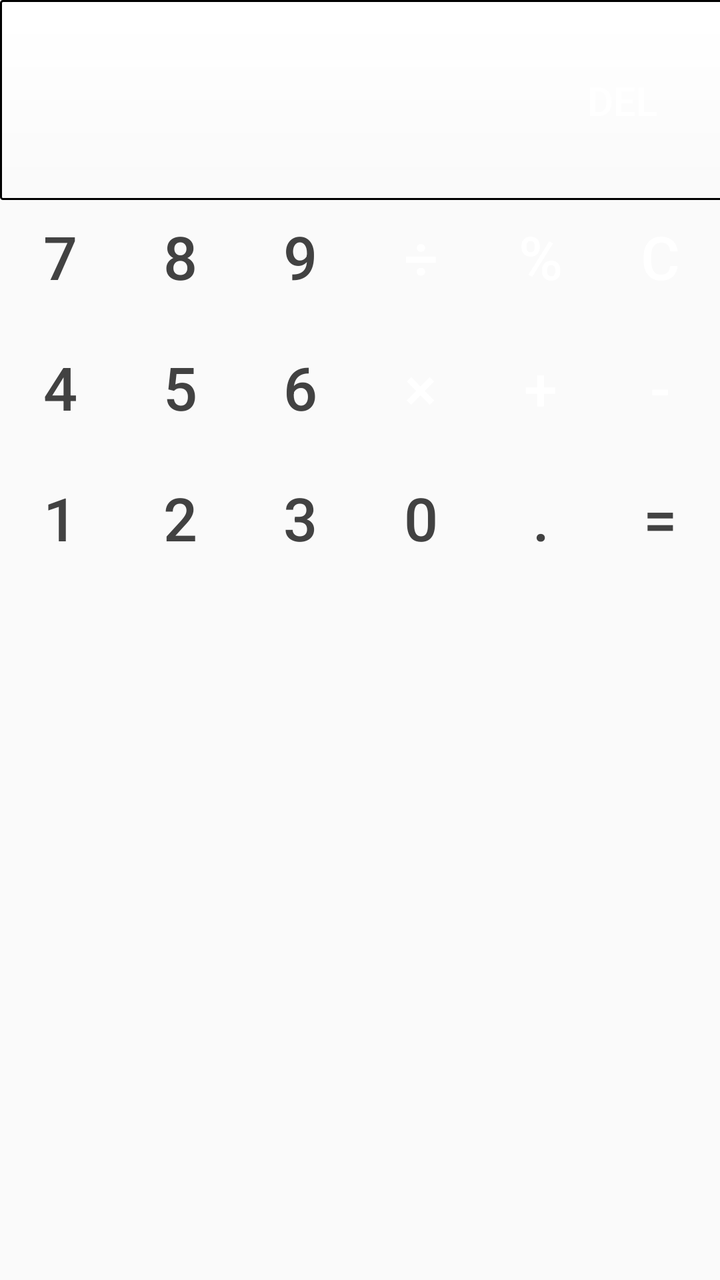
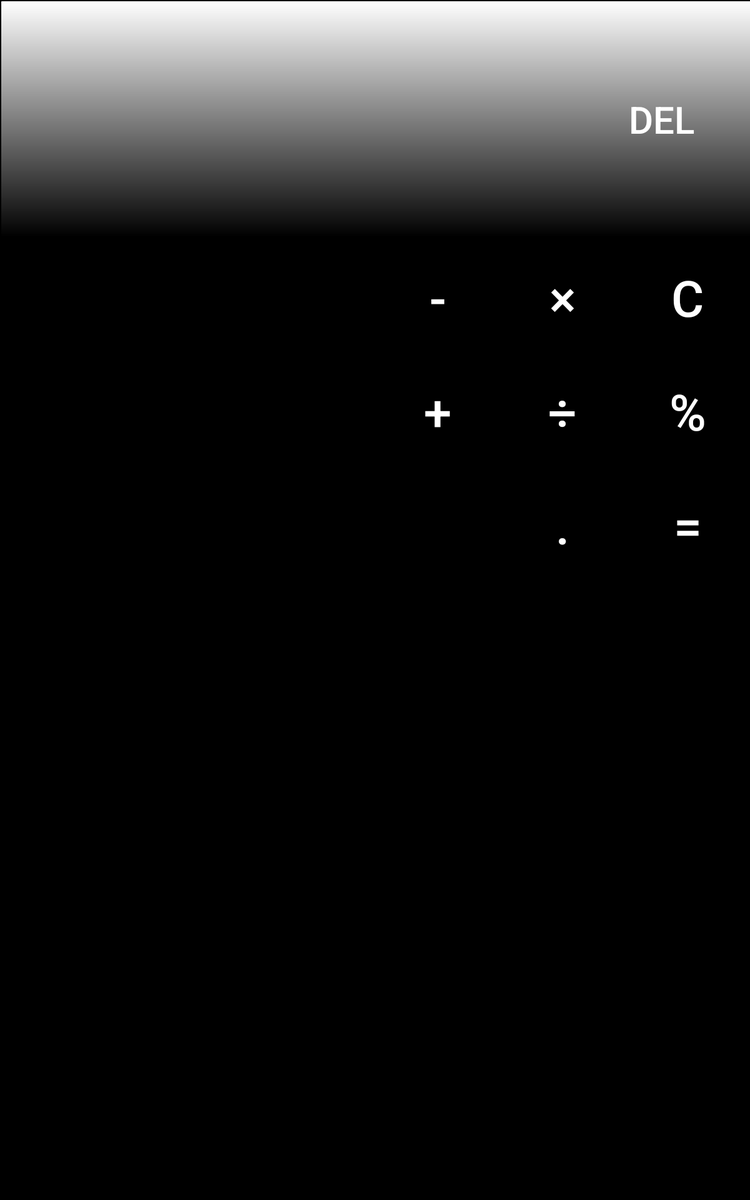

Two renders of one Android screen. The first uses the default layout on a phone; the second uses the alternative layout the repository ships for a different screen configuration, on a matching device. The two XML files are below.
<!-- AndroidManifest.xml: application theme AppTheme -->
<!-- res/layout/land.xml -->
<?xml version="1.0" encoding="utf-8"?>
<LinearLayout xmlns:android="http://schemas.android.com/apk/res/android"
              android:layout_width="match_parent"
              android:layout_height="match_parent"
              android:background="@color/cinzaClaro"
              android:orientation="vertical"
              android:weightSum="1">

    <RelativeLayout
        android:id="@+id/relativeText"
        android:layout_width="499dp"
        android:layout_height="100dp"
        android:layout_alignLeft="@+id/relativeClear"
        android:background="@drawable/visor_style"
        android:gravity="left">

        <TextView
            android:id="@+id/txv_Campo1"
            android:layout_width="320dp"
            android:layout_height="35dp"
            android:layout_alignParentLeft="true"
            android:layout_marginLeft="15dp"
            android:layout_marginTop="4dp"
            android:lineSpacingExtra="12dp"
            android:maxLength="16"
            android:textAppearance="?android:attr/textAppearanceLarge"
            android:textColor="@color/cinzaEscuro"
            android:textSize="30dp"/>

        <TextView
            android:id="@+id/txv_separacao"
            android:layout_width="320dp"
            android:layout_height="4dp"
            android:layout_alignBottom="@+id/txv_Calc"
            android:layout_gravity="left"
            android:layout_marginLeft="10dp"
            android:background="@drawable/border_bottom"
            android:maxLength="1"
            android:textColor="@color/cinzaEscuro"
            android:textSize="50dp"
            android:visibility="invisible"/>

        <TextView
            android:id="@+id/txv_Calc"
            android:layout_width="100dp"
            android:layout_height="35dp"
            android:layout_alignParentRight="true"
            android:layout_marginRight="15dp"
            android:layout_marginTop="12dp"
            android:gravity="right"
            android:maxLength="1"
            android:textAppearance="?android:attr/textAppearanceLarge"
            android:textColor="@color/cinzaEscuro"
            android:textSize="35dp"/>

        <TextView
            android:id="@+id/txv_Campo2"
            android:layout_width="320dp"
            android:layout_height="60dp"
            android:layout_below="@+id/txv_Calc"
            android:layout_marginLeft="15dp"
            android:lineSpacingExtra="12dp"
            android:maxLength="16"
            android:textAppearance="?android:attr/textAppearanceLarge"
            android:textColor="@color/cinzaEscuro"
            android:textSize="30dp"/>

    </RelativeLayout>


    <RelativeLayout
        android:id="@+id/relativeClear"
        android:layout_width="101dp"
        android:layout_height="100dp"
        android:layout_alignParentRight="true"
        android:layout_gravity="right"
        android:layout_marginRight="-2dp"
        android:layout_marginTop="-100dp"
        android:orientation="horizontal">

        <Button
            android:id="@+id/clear"
            style="@style/btnSimbuloBase"
            android:layout_width="104dp"
            android:layout_height="100dp"
            android:onClick="apagaDigitos"
            android:text="@string/clear"
            android:textSize="20dp"
            />


    </RelativeLayout>

    <RelativeLayout
        android:id="@+id/relative1"
        android:layout_width="match_parent"
        android:layout_height="match_parent"
        android:layout_below="@+id/relativeText"
        android:gravity="left"
        >


        <LinearLayout

            android:id="@+id/layout1"
            android:layout_width="match_parent"
            android:layout_height="70dp"
            android:layout_marginTop="-5dp">


            <Button
                android:id="@+id/n7"
                style="@style/btnNumbersBaseV"
                android:layout_width="80dp"
                android:layout_height="65dp"
                android:onClick="adicionaValor"
                android:text="@string/n7"
                android:textSize="30dp"/>

            <Button
                android:id="@+id/n8"
                style="@style/btnNumbersBaseV"
                android:layout_width="80dp"
                android:layout_height="65dp"
                android:onClick="adicionaValor"
                android:text="@string/n8"
                android:textSize="30dp"/>

            <Button
                android:id="@+id/n9"
                style="@style/btnNumbersBaseV"
                android:layout_width="80dp"
                android:layout_height="65dp"
                android:onClick="adicionaValor"
                android:text="@string/n9"
                android:textSize="30dp"/>

            <Button
                android:id="@+id/btn_Div"
                style="@style/btnSimbuloBaseTipo"
                android:layout_width="80dp"
                android:layout_height="65dp"
                android:onClick="adicionaTipo"
                android:text="@string/Dividir"
                android:textSize="30dp"
                />


            <Button
                android:id="@+id/btn_Porcent"
                style="@style/btnSimbuloBase"
                android:layout_width="80dp"
                android:layout_height="65dp"
                android:onClick="adicionaPorcentagem"
                android:text="@string/Porcentagem"
                android:textSize="30dp"/>


            <Button
                android:id="@+id/btn_clearAll"
                style="@style/btnSimbuloBase"
                android:layout_width="80dp"
                android:layout_height="65dp"
                android:onClick="apagaTudo"
                android:text="@string/clearAll"
                android:textSize="30dp"/>


        </LinearLayout>

        <LinearLayout
            android:id="@+id/layout2"
            android:layout_width="match_parent"
            android:layout_height="70dp"
            android:layout_below="@+id/layout1"
            android:layout_marginTop="-5dp">

            <Button
                android:id="@+id/n4"
                style="@style/btnNumbersBaseV"
                android:layout_width="80dp"
                android:layout_height="65dp"
                android:onClick="adicionaValor"
                android:text="@string/n4"
                android:textSize="30dp"
                />

            <Button
                android:id="@+id/n5"
                style="@style/btnNumbersBaseV"
                android:layout_width="80dp"
                android:layout_height="65dp"
                android:onClick="adicionaValor"
                android:text="@string/n5"
                android:textSize="30dp"
                />

            <Button
                android:id="@+id/n6"
                style="@style/btnNumbersBaseV"
                android:layout_width="80dp"
                android:layout_height="65dp"
                android:onClick="adicionaValor"
                android:text="@string/n6"
                android:textSize="30dp"
                />


            <Button
                android:id="@+id/btn_Mult"
                style="@style/btnSimbuloBaseTipo"
                android:layout_width="80dp"
                android:layout_height="65dp"
                android:onClick="adicionaTipo"
                android:text="@string/mult"
                android:textSize="30dp"
                />

            <Button
                android:id="@+id/btn_Soma"
                style="@style/btnSimbuloBaseTipo"
                android:layout_width="80dp"
                android:layout_height="65dp"
                android:onClick="adicionaTipo"
                android:text="@string/Soma"
                android:textSize="30dp"/>

            <Button
                android:id="@+id/btn_Menos"
                style="@style/btnSimbuloBaseTipo"
                android:layout_width="80dp"
                android:layout_height="65dp"
                android:onClick="adicionaTipo"
                android:text="@string/Menos"
                android:textSize="30dp"
                />


        </LinearLayout>

        <LinearLayout
            android:id="@+id/layout3"
            android:layout_width="match_parent"
            android:layout_height="80dp"
            android:layout_below="@+id/layout2"
            android:layout_marginTop="-5dp"
            android:orientation="horizontal">

            <Button
                android:id="@+id/n1"
                style="@style/btnNumbersBaseV"
                android:layout_width="80dp"
                android:layout_height="65dp"
                android:onClick="adicionaValor"
                android:text="@string/n1"
                android:textSize="30dp"/>

            <Button
                android:id="@+id/n2"
                style="@style/btnNumbersBaseV"
                android:layout_width="80dp"
                android:layout_height="65dp"
                android:onClick="adicionaValor"
                android:text="@string/n2"
                android:textSize="30dp"/>

            <Button
                android:id="@+id/n3"
                style="@style/btnNumbersBaseV"
                android:layout_width="80dp"
                android:layout_height="65dp"
                android:onClick="adicionaValor"
                android:text="@string/n3"
                android:textSize="30dp"/>

            <Button
                android:id="@+id/n0"
                style="@style/btnNumbersBaseV"
                android:layout_width="80dp"
                android:layout_height="65dp"
                android:onClick="adicionaValor"
                android:text="@string/n0"
                android:textSize="30dp"/>

            <Button
                android:id="@+id/btn_Ponto"
                style="@style/btnSimbuloPontoEqual"
                android:layout_width="80dp"
                android:layout_height="65dp"
                android:onClick="adicionaPonto"
                android:text="@string/nPONTO"
                android:textSize="30dp"/>

            <Button
                android:id="@+id/btn_Equal"
                style="@style/btnSimbuloPontoEqual"
                android:layout_width="80dp"
                android:layout_height="65dp"
                android:layout_margin="-4dp"
                android:onClick="adicionaCalculo"
                android:text="@string/Equal"
                android:textSize="30dp"/>


        </LinearLayout>


    </RelativeLayout>

</LinearLayout>
<!-- resources referenced by this layout -->
<resources>
  <color name="cinzaEscuro">#424242</color>
  <string name="Dividir"> ÷ </string>
  <string name="Equal"> = </string>
  <string name="Menos"> - </string>
  <string name="Porcentagem"> % </string>
  <string name="Soma"> + </string>
  <string name="clear"> DEL </string>
  <string name="clearAll"> c </string>
  <string name="mult"> × </string>
  <string name="n0"> 0 </string>
  <string name="n1"> 1 </string>
  <string name="n2"> 2 </string>
  <string name="n3"> 3 </string>
  <string name="n4"> 4 </string>
  <string name="n5"> 5 </string>
  <string name="n6"> 6 </string>
  <string name="n7"> 7 </string>
  <string name="n8"> 8 </string>
  <string name="n9"> 9 </string>
  <string name="nPONTO"> . </string>
  <style name="btnNumbersBaseV" parent="@android:style/TextAppearance.Medium">
          <item name="android:layout_weight">0.15</item>
          <item name="android:background">@drawable/numbers</item>
          <item name="android:textColor">@color/cinzaEscuro</item>
      </style>
  <style name="btnSimbuloBase" parent="@android:style/TextAppearance.Medium">
          <item name="android:layout_weight">0.15</item>
          <item name="android:background">@drawable/symbolsbutton</item>
          <item name="android:textColor">@color/white</item>
      </style>
  <style name="btnSimbuloBaseTipo" parent="@android:style/TextAppearance.Medium">
          <item name="android:layout_weight">0.15</item>
          <item name="android:background">@drawable/tipobutton</item>
          <item name="android:textColor">@color/white</item>
      </style>
  <style name="btnSimbuloPontoEqual" parent="@android:style/TextAppearance.Medium">
          <item name="android:layout_weight">0.15</item>
          <item name="android:background">@drawable/btnpontoequal</item>
          <item name="android:textColor">@color/cinzaEscuro</item>
      </style>
  <style name="AppTheme" parent="Theme.AppCompat.Light">
          
      </style>
  <color name="white">#FFFFFF</color>
  <!-- drawable numbers (drawable) -->
  <?xml version="1.0" encoding="utf-8"?>
  <selector xmlns:android="http://schemas.android.com/apk/res/android">
  
      <item
          android:state_pressed="true"
          android:drawable="@drawable/abc_cab_background_top_holo_light"
          />
      <item
          android:state_focused="true"
          android:drawable="@drawable/abc_cab_background_top_holo_light"
          />
      <item
          android:drawable="@drawable/abc_ab_bottom_solid_light_holo"
          />
  
  </selector>
  <!-- drawable symbolsbutton (drawable) -->
  <?xml version="1.0" encoding="utf-8"?>
  <selector xmlns:android="http://schemas.android.com/apk/res/android">
      <item
          android:drawable="@color/focus"
          android:state_pressed="true"
          />
      <item
          android:drawable="@drawable/abc_cab_background_top_holo_light"
          android:state_focused="true"
          />
      <item android:drawable="@color/btnSymbols"/>
  
  </selector>
  <!-- drawable tipobutton (drawable) -->
  <?xml version="1.0" encoding="utf-8"?>
  <selector xmlns:android="http://schemas.android.com/apk/res/android">
  
      <item
          android:drawable="@color/focustipo"
          android:state_pressed="true">
      </item>
      <item
          android:drawable="@drawable/abc_cab_background_top_holo_light"
          android:state_focused="true">
      </item>
      <item android:drawable="@color/Snow4"/>
  
  
  </selector>
  <!-- drawable btnpontoequal (drawable) -->
  <?xml version="1.0" encoding="utf-8"?>
  <selector xmlns:android="http://schemas.android.com/apk/res/android">
  
      <item
          android:drawable="@color/focustipo"
          android:state_pressed="true">
      </item>
      <item
          android:drawable="@drawable/abc_cab_background_top_holo_light"
          android:state_focused="true">
      </item>
      <item android:drawable="@color/Grey"/>
  
  </selector>
  <color name="focus">#0099CC</color>
  <color name="btnSymbols">#424242</color>
</resources>
<!-- res/layout-sw600dp/land.xml (the repository's variant of the layout above) -->
<!-- drawn on a 7-inch tablet held upright -->
<?xml version="1.0" encoding="utf-8"?>
<LinearLayout xmlns:android="http://schemas.android.com/apk/res/android"
              android:layout_width="match_parent"
              android:layout_height="match_parent"
              android:background="@color/black"
              android:orientation="vertical"
              android:weightSum="1">

    <RelativeLayout
        android:id="@+id/relativeText"
        android:layout_width="810dp"
        android:layout_height="190dp"
        android:layout_alignLeft="@+id/relativeClear"
        android:background="@drawable/visor_style"
        android:gravity="left">

        <TextView
            android:id="@+id/txv_Campo1"
            android:layout_width="400dp"
            android:layout_height="80dp"
            android:layout_alignParentLeft="true"
            android:layout_marginLeft="15dp"
            android:layout_marginTop="4dp"
            android:lineSpacingExtra="12dp"
            android:maxLength="16"
            android:textAppearance="?android:attr/textAppearanceLarge"
            android:textColor="@color/cinzaEscuro"
            android:textSize="30dp"/>

        <TextView
            android:id="@+id/txv_separacao"
            android:layout_width="400dp"
            android:layout_height="4dp"
            android:layout_alignBottom="@+id/txv_Calc"
            android:layout_gravity="left"
            android:layout_marginLeft="10dp"
            android:background="@drawable/border_bottom"
            android:maxLength="1"
            android:textColor="@color/cinzaEscuro"
            android:textSize="50dp"
            android:visibility="invisible"/>

        <TextView
            android:id="@+id/txv_Calc"
            android:layout_width="100dp"
            android:layout_height="80dp"
            android:layout_alignParentRight="true"
            android:layout_marginRight="15dp"
            android:layout_marginTop="12dp"
            android:gravity="right"
            android:maxLength="1"
            android:textAppearance="?android:attr/textAppearanceLarge"
            android:textColor="@color/cinzaEscuro"
            android:textSize="35dp"/>

        <TextView
            android:id="@+id/txv_Campo2"
            android:layout_width="400dp"
            android:layout_height="80dp"
            android:layout_below="@+id/txv_Calc"
            android:layout_marginLeft="15dp"
            android:layout_marginTop="8dp"
            android:lineSpacingExtra="12dp"
            android:maxLength="16"
            android:textAppearance="?android:attr/textAppearanceLarge"
            android:textColor="@color/cinzaEscuro"
            android:textSize="30dp"/>

    </RelativeLayout>

    <RelativeLayout
        android:id="@+id/relativeClear"
        android:layout_width="145dp"
        android:layout_height="190dp"
        android:layout_alignParentRight="true"
        android:layout_gravity="right"
        android:layout_marginRight="-2dp"
        android:layout_marginTop="-190dp"
        android:orientation="horizontal">

        <Button
            android:id="@+id/clear"
            android:layout_width="145dp"
            android:layout_height="190dp"
            android:layout_alignParentStart="true"
            android:layout_marginBottom="0.5dp"
            android:layout_marginRight="-10dp"
            android:layout_marginTop="0.5dp"
            android:layout_weight="12"
            android:background="@drawable/symbolsbutton"
            android:onClick="apagaDigitos"
            android:text="@string/clear"
            android:textColor="@color/white"
            android:textSize="30dp"/>

    </RelativeLayout>

    <RelativeLayout
        android:id="@+id/relative1"
        android:layout_width="match_parent"
        android:layout_height="match_parent"
        android:layout_below="@+id/relativeText"
        android:layout_marginTop="2dp"
        android:gravity="left">


        <LinearLayout

            android:id="@+id/layout1"
            android:layout_width="match_parent"
            android:layout_height="wrap_content">

            <Button
                android:id="@+id/n7"
                android:layout_width="90dp"
                android:layout_height="90dp"
                android:layout_margin="0.5dp"
                android:layout_weight="0.15"
                android:background="@drawable/numbers"
                android:onClick="adicionaValor"
                android:text="@string/n7"
                android:textColor="@color/black"
                android:textSize="40dp"/>

            <Button
                android:id="@+id/n8"
                android:layout_width="90dp"
                android:layout_height="90dp"
                android:layout_margin="0.5dp"
                android:layout_weight="0.15"
                android:background="@drawable/numbers"
                android:onClick="adicionaValor"
                android:text="@string/n8"
                android:textColor="@color/black"
                android:textSize="40dp"/>

            <Button
                android:id="@+id/n9"
                android:layout_width="90dp"
                android:layout_height="90dp"
                android:layout_margin="0.5dp"
                android:layout_weight="0.15"
                android:background="@drawable/numbers"
                android:onClick="adicionaValor"
                android:text="@string/n9"
                android:textColor="@color/black"
                android:textSize="40dp"/>

            <Button
                android:id="@+id/btn_Menos"
                android:layout_width="90dp"
                android:layout_height="90dp"
                android:layout_margin="0.5dp"
                android:layout_weight="0.15"
                android:background="@drawable/symbolsbutton"
                android:onClick="adicionaTipo"
                android:text="@string/Menos"
                android:textColor="@color/white"
                android:textSize="40dp"/>

            <Button
                android:id="@+id/btn_Mult"
                android:layout_width="90dp"
                android:layout_height="90dp"
                android:layout_margin="0.5dp"
                android:layout_weight="0.15"
                android:background="@drawable/symbolsbutton"
                android:onClick="adicionaTipo"
                android:text="@string/mult"
                android:textColor="@color/white"
                android:textSize="40dp"/>

            <Button
                android:id="@+id/btn_clearAll"
                android:layout_width="90dp"
                android:layout_height="90dp"
                android:layout_margin="0.5dp"
                android:layout_weight="0.15"
                android:background="@drawable/symbolsbutton"
                android:onClick="apagaTudo"
                android:text="@string/clearAll"
                android:textColor="@color/white"
                android:textSize="40dp"/>


        </LinearLayout>

        <LinearLayout
            android:id="@+id/layout2"
            android:layout_width="fill_parent"
            android:layout_height="wrap_content"
            android:layout_below="@+id/layout1"
            android:orientation="horizontal">>

            <Button
                android:id="@+id/n4"
                android:layout_width="90dp"
                android:layout_height="90dp"
                android:layout_margin="0.5dp"
                android:layout_weight="0.15"
                android:background="@drawable/numbers"
                android:onClick="adicionaValor"
                android:text="@string/n4"
                android:textColor="@color/black"
                android:textSize="40dp"/>

            <Button
                android:id="@+id/n5"
                android:layout_width="90dp"
                android:layout_height="90dp"
                android:layout_margin="0.5dp"
                android:layout_weight="0.15"
                android:background="@drawable/numbers"
                android:onClick="adicionaValor"
                android:text="@string/n5"
                android:textColor="@color/black"
                android:textSize="40dp"/>

            <Button
                android:id="@+id/n6"
                android:layout_width="90dp"
                android:layout_height="90dp"
                android:layout_margin="0.5dp"
                android:layout_weight="0.15"
                android:background="@drawable/numbers"
                android:onClick="adicionaValor"
                android:text="@string/n6"
                android:textColor="@color/black"
                android:textSize="40dp"/>

            <Button
                android:id="@+id/btn_Soma"
                android:layout_width="90dp"
                android:layout_height="90dp"
                android:layout_margin="0.5dp"
                android:layout_weight="0.15"
                android:background="@drawable/symbolsbutton"
                android:onClick="adicionaTipo"
                android:text="@string/Soma"
                android:textColor="@color/white"
                android:textSize="40dp"/>

            <Button
                android:id="@+id/btn_Div"
                android:layout_width="90dp"
                android:layout_height="90dp"
                android:layout_margin="0.5dp"
                android:layout_weight="0.15"
                android:background="@drawable/symbolsbutton"
                android:onClick="adicionaTipo"
                android:text="@string/Dividir"
                android:textColor="@color/white"
                android:textSize="40dp"/>

            <Button
                android:id="@+id/btn_Porcent"
                android:layout_width="90dp"
                android:layout_height="90dp"
                android:layout_margin="0.5dp"
                android:layout_weight="0.15"
                android:background="@drawable/symbolsbutton"
                android:onClick="adicionaPorcentagem"
                android:text="@string/Porcentagem"
                android:textColor="@color/white"
                android:textSize="40dp"/>


        </LinearLayout>

        <LinearLayout
            android:id="@+id/layout3"
            android:layout_width="fill_parent"
            android:layout_height="wrap_content"
            android:layout_below="@+id/layout2"
            android:orientation="horizontal">

            <Button
                android:id="@+id/n1"
                android:layout_width="90dp"
                android:layout_height="90dp"
                android:layout_margin="0.5dp"
                android:layout_weight="0.15"
                android:background="@drawable/numbers"
                android:onClick="adicionaValor"
                android:text="@string/n1"
                android:textColor="@color/black"
                android:textSize="40dp"/>

            <Button
                android:id="@+id/n2"
                android:layout_width="90dp"
                android:layout_height="90dp"
                android:layout_margin="0.5dp"
                android:layout_weight="0.15"
                android:background="@drawable/numbers"
                android:onClick="adicionaValor"
                android:text="@string/n2"
                android:textColor="@color/black"
                android:textSize="40dp"/>

            <Button
                android:id="@+id/n3"
                android:layout_width="90dp"
                android:layout_height="90dp"
                android:layout_margin="0.5dp"
                android:layout_weight="0.15"
                android:background="@drawable/numbers"
                android:onClick="adicionaValor"
                android:text="@string/n3"
                android:textColor="@color/black"
                android:textSize="40dp"/>

            <Button
                android:id="@+id/n0"
                android:layout_width="90dp"
                android:layout_height="90dp"
                android:layout_margin="0.5dp"
                android:layout_weight="0.15"
                android:background="@drawable/numbers"
                android:onClick="adicionaValor"
                android:text="@string/n0"
                android:textColor="@color/black"
                android:textSize="40dp"/>

            <Button
                android:id="@+id/btn_Ponto"
                android:layout_width="90dp"
                android:layout_height="90dp"
                android:layout_margin="0.5dp"
                android:layout_weight="0.15"
                android:background="@drawable/symbolsbutton"
                android:onClick="adicionaPonto"
                android:text="@string/nPONTO"
                android:textColor="@color/white"
                android:textSize="40dp"/>


            <Button
                android:id="@+id/btn_Equal"
                android:layout_width="90dp"
                android:layout_height="90dp"
                android:layout_margin="0.5dp"
                android:layout_weight="0.15"
                android:background="@drawable/symbolsbutton"
                android:onClick="adicionaCalculo"
                android:text="@string/Equal"
                android:textColor="@color/white"
                android:textSize="40dp"/>

        </LinearLayout>


    </RelativeLayout>

</LinearLayout>
<!-- resources referenced by the variant -->
<!-- as a 7-inch tablet held upright resolves them -->
<resources>
  <color name="black">#000000</color>
  <color name="cinzaEscuro">#424242</color>
  <color name="white">#FFFFFF</color>
  <!-- drawable border_bottom (drawable) -->
  <?xml version="1.0" encoding="utf-8"?>
  <layer-list xmlns:android="http://schemas.android.com/apk/res/android">
      
      <item
          android:bottom="3dp"
          android:left="-20dp"
          android:right="-20dp"
          android:top="-20dp">
          <shape>
              <solid android:color="@color/cinzaEscuro"/>
              <stroke
                  android:width="1dp"
                  android:color="@color/cinzaEscuro"/>
          </shape>
      </item>
  
  </layer-list>
  <!-- drawable numbers (drawable) -->
  <?xml version="1.0" encoding="utf-8"?>
  <selector xmlns:android="http://schemas.android.com/apk/res/android">
  
      <item
          android:state_pressed="true"
          android:drawable="@drawable/abc_cab_background_top_holo_light"
          />
      <item
          android:state_focused="true"
          android:drawable="@drawable/abc_cab_background_top_holo_light"
          />
      <item
          android:drawable="@drawable/abc_ab_bottom_solid_light_holo"
          />
  
  </selector>
  <!-- drawable symbolsbutton (drawable) -->
  <?xml version="1.0" encoding="utf-8"?>
  <selector xmlns:android="http://schemas.android.com/apk/res/android">
      <item
          android:drawable="@color/focus"
          android:state_pressed="true"
          />
      <item
          android:drawable="@drawable/abc_cab_background_top_holo_light"
          android:state_focused="true"
          />
      <item android:drawable="@color/btnSymbols"/>
  
  </selector>
  <!-- drawable visor_style (drawable) -->
  <?xml version="1.0" encoding="utf-8"?>
  <shape xmlns:android="http://schemas.android.com/apk/res/android"
         android:shape="rectangle">
  
      
  
      <stroke
          android:width="1dp"
          android:color="@color/cinzaClaro"/>
      <gradient
          android:angle="270"
          android:endColor="@color/Snow2"
          android:startColor="@color/white"/>
  
      <corners
          android:bottomLeftRadius="1dp"
          android:bottomRightRadius="1dp"
          android:topLeftRadius="1dp"
          android:topRightRadius="1dp"/>
  
  </shape>
  <string name="Dividir"> ÷ </string>
  <string name="Equal"> = </string>
  <string name="Menos"> - </string>
  <string name="Porcentagem"> % </string>
  <string name="Soma"> + </string>
  <string name="clear"> DEL </string>
  <string name="clearAll"> c </string>
  <string name="mult"> × </string>
  <string name="n0"> 0 </string>
  <string name="n1"> 1 </string>
  <string name="n2"> 2 </string>
  <string name="n3"> 3 </string>
  <string name="n4"> 4 </string>
  <string name="n5"> 5 </string>
  <string name="n6"> 6 </string>
  <string name="n7"> 7 </string>
  <string name="n8"> 8 </string>
  <string name="n9"> 9 </string>
  <string name="nPONTO"> . </string>
  <style name="AppTheme" parent="Theme.AppCompat.Light">
          
      </style>
  <color name="focus">#0099CC</color>
  <color name="btnSymbols">#424242</color>
</resources>
